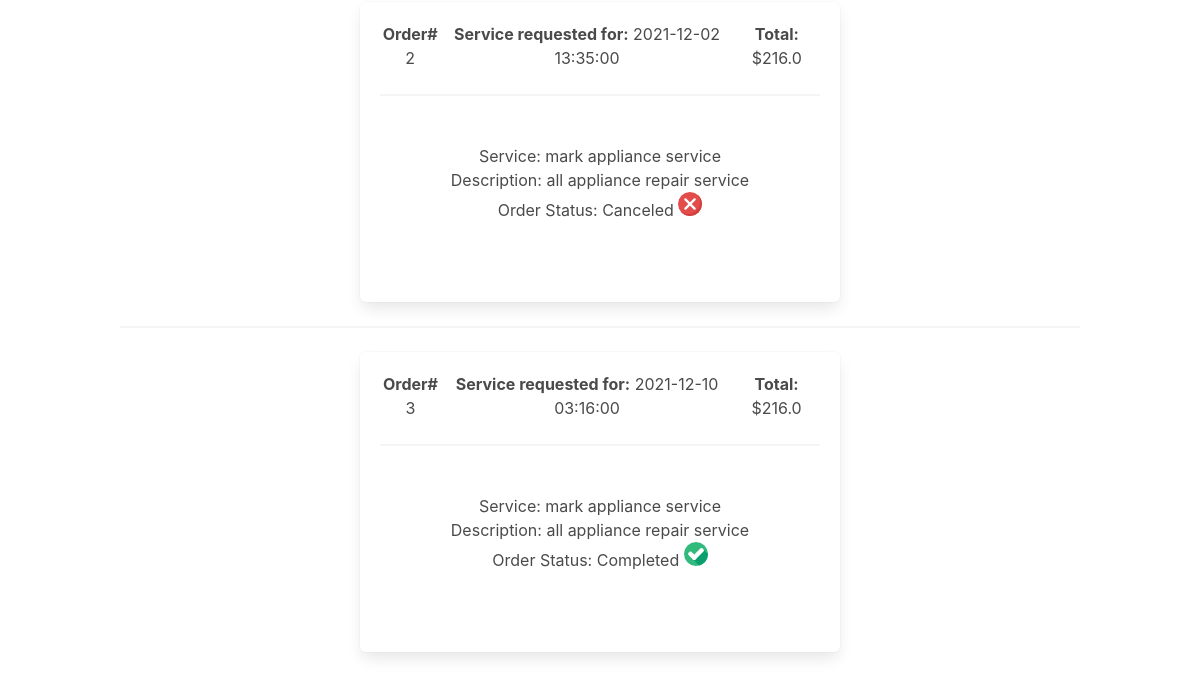
/past_orders_provider (signed in, lower part), run on an earlier commit of the app's database.
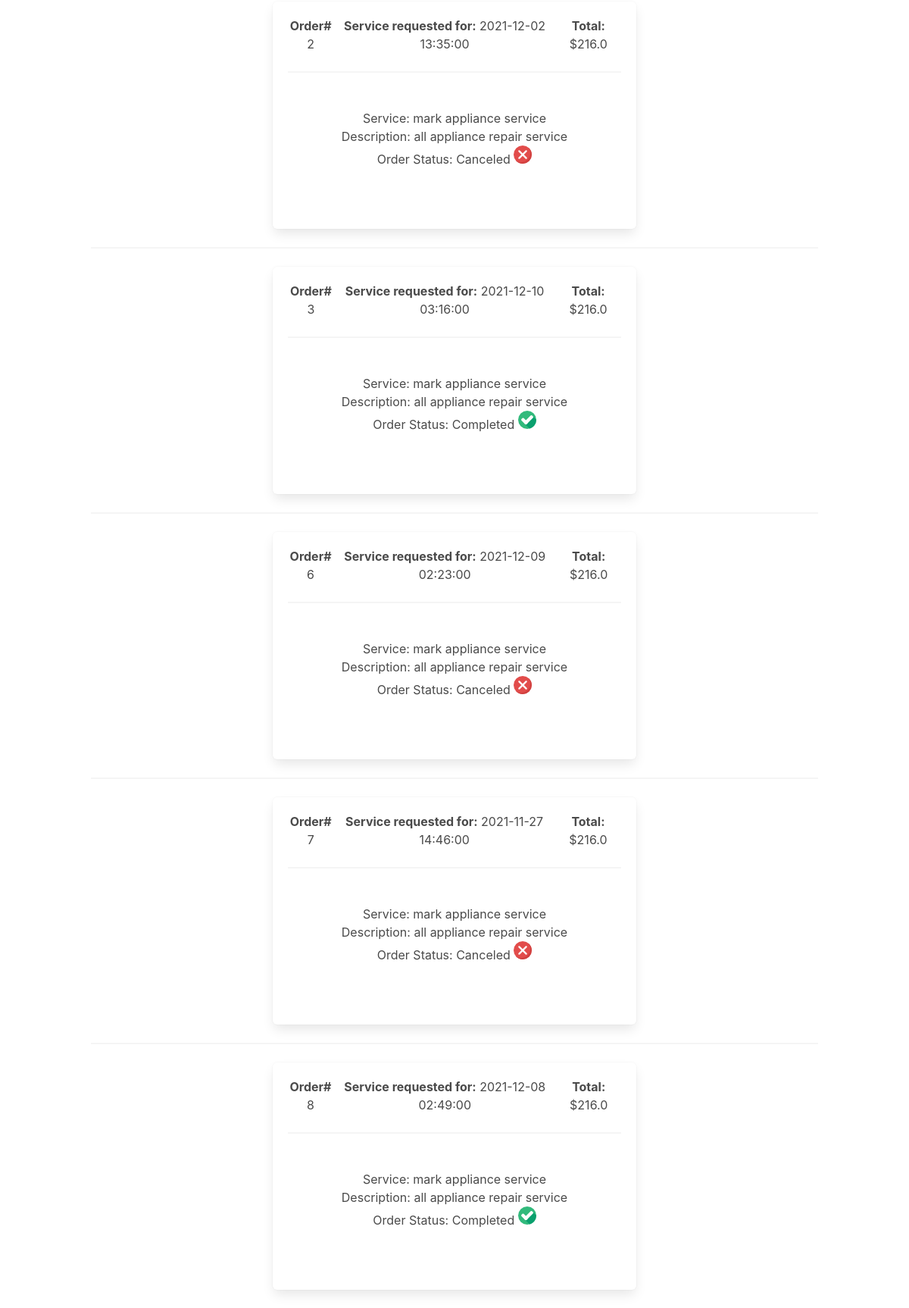
And on a later commit of the database.
### serveme/models.py (models this page shows, shortened)
class Service (db.Model):
    __searchable__  = ['description']
    provider_id     = db.Column(db.Integer, db.ForeignKey('provider.provider_id'), nullable=False)
    service_id      = db.Column(db.Integer, nullable=False, primary_key=True)
    rating_avg      = db.Column(db.Float(precision=2), nullable=False)
    service_name    = db.Column(db.String(20), nullable=False)
    cost            = db.Column(db.Float(precision=2), nullable=False)
    description     = db.Column(db.String(255), nullable=False)
    category        = db.Column(db.String(20), nullable=False)

class Order (db.Model):
    order_id        = db.Column(db.Integer, primary_key=True)
    provider_id     = db.Column(db.Integer, nullable=False)
    service_id      = db.Column(db.Integer, nullable=False)
    userID          = db.Column(db.Integer, db.ForeignKey('user.userID'), nullable=False)
    cost            = db.Column(db.Float(precision=2), nullable=False)
    review_id       = db.Column(db.Integer)
    description     = db.Column(db.String(255))
    date            = db.Column(db.DateTime())
    status          = db.Column(db.String(255))

### serveme/orderController.py (the view)
@orderController.route('/past_orders_provider')
@login_required
def past_orders_provider():
    provider = Provider.query.filter_by(userID = current_user.userID).first()
    provider_id = provider.provider_id
    orders = Order.query.filter_by(provider_id = provider_id).all()
    services = Service.query.filter_by(provider_id = provider_id )
    return render_template('past_orders_provider.html', provider = provider, user=current_user, orders = orders, services = services)

### serveme/templates/past_orders_provider.html (shortened to what this page needs)
{% extends "provider_base.html" %}
{% block content %}
  <br>
    {% for order in orders %}
     {% for service in services %}
      {% if service.provider_id == order.provider_id and order.service_id == service.service_id %}
      {%if order.status == "Canceled" or order.status == "Completed"%}
      <hr>
    <div class="box" style="height:300px; margin:auto; width:50%">
      <div style="display:flex; flex-direction: horizontal; justify-content: space-around;">
        <div><b>Order#</b> {{order.order_id}}</div>
        <div><b>Service requested for:</b> {{order.date}}</div>
        <div><b>Total:</b> ${{order.cost}}</div>
      </div>
      <hr>
            <div>
            <br>
                Service:
                {{service.service_name}}
                <br>
                Description:
                {{service.description}}
                <br>
                Order Status:
                {{order.status}}
                {%if order.status == "Completed"%}
            <img src="{{url_for('static', filename='completed.png')}}" alt="placeholder">
            {%endif%}
            {%if order.status == "Canceled"%}
            <img src="{{url_for('static', filename='canceled.png')}}" alt="placeholder">
            {%endif%}
              </div>
              <br>
        </div>
    {%endif%}
    {%endif%}
    {%endfor%}
   {%endfor%}
   <br>
{% endblock %}

What changed in the data, as far as the page shows it:
added Order: order_id "6", date "2021-12-09 02:23:00", cost "216.0", status "Canceled", Service (service_name "mark appliance service", description "all appliance repair service", shows a picture)
added Order: order_id "7", date "2021-11-27 14:46:00", cost "216.0", status "Canceled", Service (service_name "mark appliance service", description "all appliance repair service", shows a picture)
added Order: order_id "8", date "2021-12-08 02:49:00", cost "216.0", status "Completed", Service (service_name "mark appliance service", description "all appliance repair service", shows a picture)
